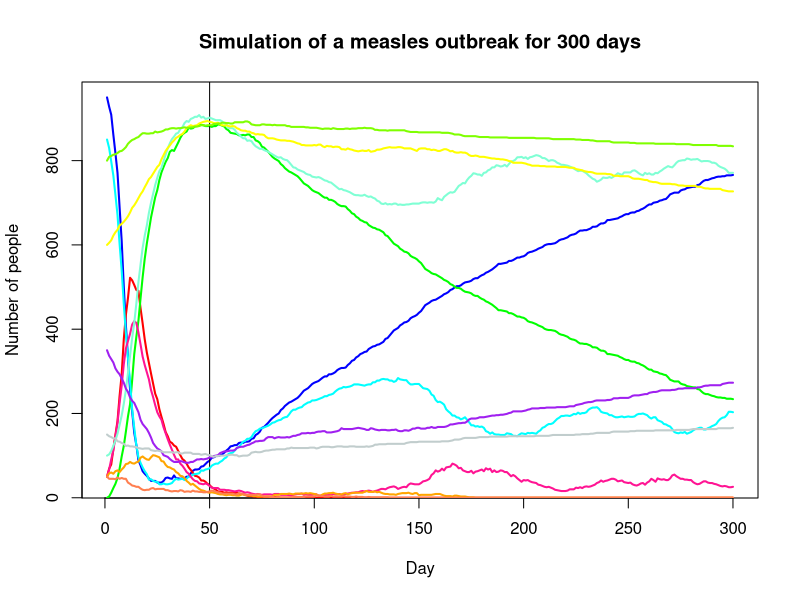

R code for this plot: (Note: this script raises an error after producing the figure.)
#Project 1

set.seed(1) #Set a seed 

#1c)

days = 7300 #20 years in days
P = matrix(c(0.99, 0.01, 0.0, 0, 0.9, 0.1, 0.005, 0, 0.995), byrow = TRUE, nrow = 3) #transition probability matrix

#MCSimulation is a function that simulates the Markov chain in problem 1.1. 
MCSimulation <- function(){
  #Declare a vector, that holds a state in [0, 1, 2] for each day the simulation runs
  #which in this case, is 7300 days = 20 years
  SIR_state = vector("numeric", length = days) 
  SIR_state[1] = 0 #Set the first day to state 0, which is the susceptible state
  
  #Do the simulation
  for(i in 1:(days-1)){
    previousDay = SIR_state[i] #state for day i
    todayProb = P[previousDay + 1, ] #the probabilities for which state you end in
                                    # in day i+1 is the row SIR_state[i] in the transition
                                    # probability matrix. The +1 is due to indexing in
                                    # R matrix. 
    # Sample state of next day from the vector [0, 1, 2] with probabilities todayProb
    SIR_state[i+1] = sample(c(0, 1, 2), size = 1, prob = todayProb)
  }
  
  #A vector of the states every year in the last 10 years, is the seconc half
  # of the prevoiusly declared vector SIR_state
  lastTenYears <-  SIR_state[(length(SIR_state)/2):days] 
  
  #For each run of this function, we estimate the number of days per year spent in each
  #state. This is just the days in one given state, divided by all days, times 365 (1 year)
  estimateSusceptibleDays = sum(lastTenYears == 0)/length(lastTenYears) * 365
  estimateInfectedDays = sum(lastTenYears == 1)/length(lastTenYears) * 365
  estimateImmuneDays = sum(lastTenYears == 2)/length(lastTenYears) * 365
  
  #returns a vector of the days per year estimates of each state
  return (c(estimateSusceptibleDays, estimateInfectedDays, estimateImmuneDays))
  
}

#CalculateCI is a function that calculates CI for the long-run mean numbers of 
#days spent in each state every year
calculateCI <- function(){
  #Run the function MCSimulation that runs the given Markov chain for 20 years, 30 times
  #The vector estimations is a vector of vectors which stores the estimates for days per year
  #spent in each state, for all 30 runs.
  estimations <- replicate(30, MCSimulation())
  
  #Stores number of susceptible days per year for each of the 30 simulations
  susceptibleDays = estimations[1,]
  #Stores number of infected days per year for each of the 30 simulations
  infectedDays = estimations[2,]
  #Stores number of immune days per year for each of the 30 simulations
  immuneDays = estimations[3,]
  
  #nSample is numbers of samples used in calculating CI. We have one sample for 
  #each run of the MC, so nSample = 30. All the three above defined vectors
  #have the same length. 
  nSample = length(susceptibleDays)
  
  #Calculate the mean of all three samples
  meanSusceptibleDays = mean(susceptibleDays)
  meanInfectedDays = mean(infectedDays)
  meanImmuneDays = mean(immuneDays)
  
  #Calculate the standard deviation of all three samples. This is the corrected
  #sample standard deviation 
  sdSusceptibleDays = sd(susceptibleDays)
  sdInfectedDays = sd(infectedDays)
  sdImmuneDays = sd(immuneDays)
  
  #Critical value in t-distribution for 29 degrees of freedom and alpha = 0.25
  #t-distribution is symmetric, so the lower and upper quantile are equal
  quantile = 2.045
  
  #Calculate lower and upper bound of each of the CI. Describtion in report
  lowerBoundS = meanSusceptibleDays-(quantile*(sdSusceptibleDays/sqrt(nSample)))
  upperBoundS = meanSusceptibleDays+(quantile*(sdSusceptibleDays/sqrt(nSample)))
  lowerBoundI = meanInfectedDays-(quantile*(sdInfectedDays/sqrt(nSample)))
  upperBoundI = meanInfectedDays+(quantile*(sdInfectedDays/sqrt(nSample)))
  lowerBoundR = meanImmuneDays-(quantile*(sdImmuneDays/sqrt(nSample)))
  upperBoundR = meanImmuneDays+(quantile*(sdImmuneDays/sqrt(nSample)))
  
  #Last, print out the CI's
  
  print("Confidence interval for mean number of days spent in susceptible state: ")
  print(c('[', lowerBoundS, upperBoundS, ']'))
  
  print("Confidence interval for mean number of days spent in infected state: ")
  print(c('[', lowerBoundI, upperBoundI, ']'))
  
  print("Confidence interval for mean number of days spent in recovered state: ")
  print(c('[', lowerBoundR, upperBoundR, ']'))
}

calculateCI()

#1e)

n = 300 #steps
N = 1000 #number of people

#The function explosiveBehaviour has two input values. This is a boolean statement
#that tells us to return the matrix Y or not. The matrix Y has 300 (= steps) columns
#and 3 rows. For each column, the first value is the number of susceptible people this day,
#the second row is number of infected people this day, and the last row is number of
#immune people this day. The second input, is the number of vaccinated individuals.
#If the input value returnY is false, the function returns a vector with 2 elements. 
#The first is max number of infected, and the second is which day this happened.
explosiveBehaviour <- function(returnY, vaccinated){
  Y <- matrix(0, 3, n) #Create 3x300 matrix of zeros
  Y[,1] = c(950, 50, 0) #Set the first columns equal to Y_0
  Y[1, 1] = Y[1, 1] - vaccinated #If any vaccinated, the number of susceptible 
                                 #people is vaccinated people fewer than 950
  Y[3, 1] = Y[3, 1] + vaccinated #If any vaccinated, they are also immune
  gamma = 0.10    #probability of getting recovered if an individual is infected
  alpha = 0.005   #probability of becoming susceptible if you are immune
  
  #Simulate the first 300 days of infection
  for (i in 1:(n-1)){
    S_n <- Y[1, i] #number of susceptible at day i
    I_n <- Y[2, i] #number of infected on day i
    R_n <- Y[3, i] #number of immune on day i
    beta <- 0.5 * I_n / N #Calculate the probability of becoming infected
    newInfected <- rbinom(1, S_n, beta) #new infected on day i comes from a binomial
                                        #distr with S_n trials and beta prob of success
    newImmune <- rbinom(1, I_n, gamma) #new immune on day i comes from a binomial distr
                                       #with I_n trials and prob gamma of success
    newSusceptible <- rbinom(1, (R_n-vaccinated), alpha) #new susceptible on day i 
                                              #comes from binomial distr with R_n - vaccinated
                                              #trials and prob alpha of success. The vaccinated
                                              #cant become susceptible again.
    infected <- I_n + newInfected - newImmune #number of infected on day i+1 is 
                                              #number of infected on day i + new infected - new immune
    immune <- R_n + newImmune - newSusceptible #immune on day i+1 is immune on day i
                                              #+ new immune - new susceptible
    susceptible <- S_n + newSusceptible - newInfected #susceptible on day i+1 is susceptible on day i
                                                  #+ new susceptible - new infected
    
    Y[,i+1] <- c(susceptible, infected, immune) #add a column to the matrix with
                                                  #number of people in each state at day i+1
  }
  numbersOfInfectedPerDay = Y[2, ] #Vector of 300 elements, where the i'th element is
                                   #number of infected people on day i
  if(returnY){
    return(Y) #returns the matrix Y
  }
  #If returnY is false, return a vector of max infected a day, and which day that was
  return ( c(max(numbersOfInfectedPerDay), which.max(numbersOfInfectedPerDay)) )
}

#Run the above function, and plot the outlook of the measles outbreak (with 0 vaccinated)
Y = explosiveBehaviour(TRUE, 0)
plot(1:n, Y[1, ], col = "blue", type = "l", lwd = 2, main = "Simulation of a measles outbreak for 300 days", 
     xlab = "Day", ylab = "Number of people")
lines(1:n, Y[2, ], col = "red", lwd = 2)
lines(1:n, Y[3, ], col = "green", lwd = 2)
abline(v = 50)

#Run the simulation of the measles outbreak 1000 times with 0 vaccinated individuals, 
#store the number of max infected people for every simulation in the vector maxValsInfected0
#and the days that this happened in dayMaXInfected0. 
maxValsInfected0 <- replicate(1000, explosiveBehaviour(FALSE, 0))
maxInfected0 = maxValsInfected0[1, ]
dayMaxInfected0 = maxValsInfected0[2, ]

#This function calculates CI's for max number of infected per day in the 300 day
#simulation and at which day this happened. The function has 2 input values. 
#Both of the input values are from the simulation with returnY=FALSE. 
calculateCI_expectedValues <- function(maxInfected, dayMaxInfected){
  #Calculate the mean of bot input parameters
  meanMaxInfected = mean(maxInfected)
  meanDay = mean(dayMaxInfected)
  
  #Calculate corrected standard deviation of both input parameters
  sdMaxInfected = sd(maxInfected)
  sdDay = sd(dayMaxInfected)
  
  #nSample = 1000 = length of one of the input parameter
  nSample = length(maxInfected)
  quantile = 2.045 #Find this in blue book
  
  #Calculate the bounds for the CI's
  lowerBoundMaxInfected = meanMaxInfected-(quantile*(sdMaxInfected/sqrt(nSample)))
  upperBoundMaxInfected = meanMaxInfected+(quantile*(sdMaxInfected/sqrt(nSample)))
  lowerBoundDay = meanDay-(quantile*(sdDay/sqrt(nSample)))
  upperBoundDay = meanDay+(quantile*(sdDay/sqrt(nSample)))
  
  
  #Print out both of the CI's
  print("Confidence interval for maxInfected: ")
  print(c('[', lowerBoundMaxInfected, upperBoundMaxInfected, ']'))
  
  print("Confidence interval for dayMaxInfected: ")
  print(c('[', lowerBoundDay, upperBoundDay, ']'))
}

#Run the simulation of the measles outbreak again, with 100, 600 and 800
#vaccinated people respectively. I then plot these in the same plot as for 
#0 vaccinated. 
Y_100 = explosiveBehaviour(TRUE, 100)
Y_600 = explosiveBehaviour(TRUE, 600)
Y_800 = explosiveBehaviour(TRUE, 800)
lines(1:n, Y_100[1, ], col = "cyan", lwd = 2)
lines(1:n, Y_100[2, ], col = "deeppink", lwd = 2)
lines(1:n, Y_100[3, ], col = "aquamarine", lwd = 2)
lines(1:n, Y_600[1, ], col = "purple", lwd = 2)
lines(1:n, Y_600[2, ], col = "orange", lwd = 2)
lines(1:n, Y_600[3, ], col = "yellow", lwd = 2)
lines(1:n, Y_800[1, ], col = "azure3", lwd = 2)
lines(1:n, Y_800[2, ], col = "coral", lwd = 2)
lines(1:n, Y_800[3, ], col = "chartreuse", lwd = 2)
legend(250, 800)

#Run the simulation of the outbreak 1000 times for each of the cases where
#the number of vaccinated people is 100, 600 and 800. Store the values in a
#matrix
maxValsInfected100 <- replicate(1000, explosiveBehaviour(FALSE, 100))
maxValsInfected600 <- replicate(1000, explosiveBehaviour(FALSE, 600))
maxValsInfected800 <- replicate(1000, explosiveBehaviour(FALSE, 800))

#Split up the above matrices to get vectors that have the max number of infected
#people for each of the cases, and vectors that store the day that this happens.
maxInfected100 = maxValsInfected100[1, ]
dayMaxInfected100 = maxValsInfected100[2, ]
maxInfected600 = maxValsInfected600[1, ]
dayMaxInfected600 = maxValsInfected600[2, ]
maxInfected800 = maxValsInfected800[1, ]
dayMaxInfected800 = maxValsInfected800[2, ]

#Calculate CI's for max number of infected per day in the 300 day simulation
#and at which day this happened for the cases with 0, 100, 600 and 800 vaccinated
#people at day 1.
calculateCI_expectedValues(maxInfected0, dayMaxInfected0)
calculateCI_expectedValues(maxInfected100, dayMaxInfected100)
calculateCI_expectedValues(maxInfected600, dayMaxInfected600)
calculateCI_expectedValues(maxInfected800, dayMaxInfected800)

